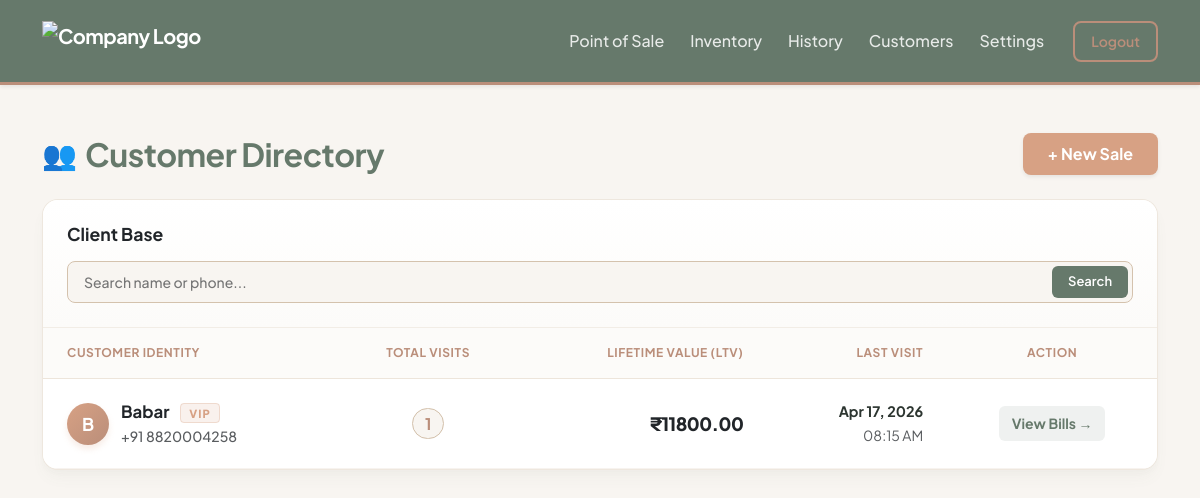
The app's page /billing/customers (signed in), older data.
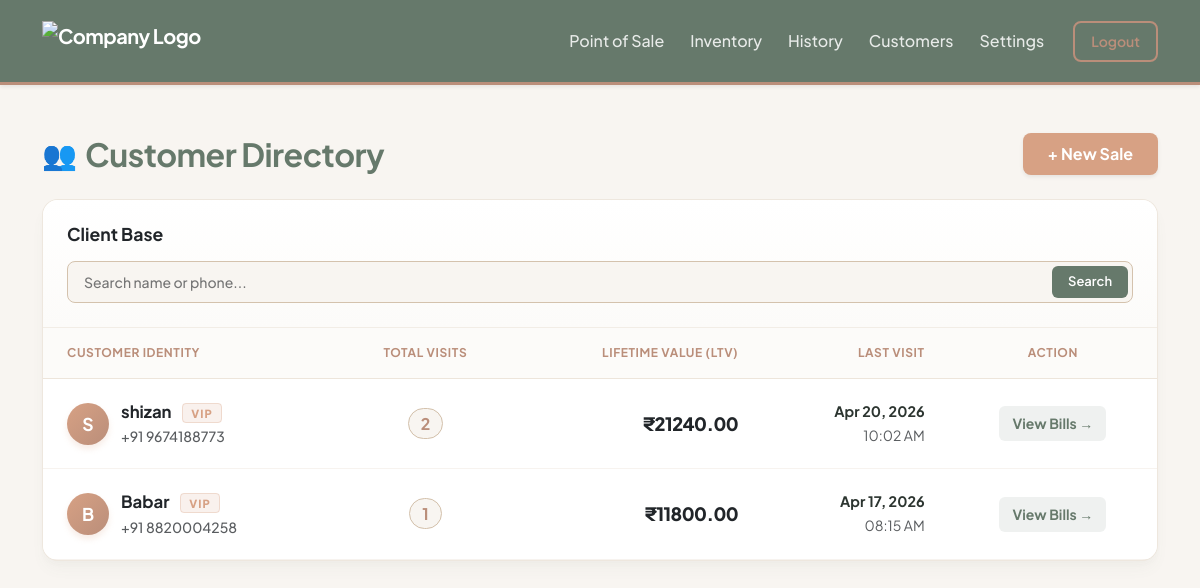
The same page, newer data.
### core/models.py (models this page shows)
class Customer(db.Model):
    __tablename__ = 'customers'
    id = db.Column(db.Integer, primary_key=True)
    company_id = db.Column(db.Integer, db.ForeignKey('companies.id'), nullable=False) # ISOLATION
    name = db.Column(db.String(100), nullable=False)
    phone_number = db.Column(db.String(15), nullable=False) # Removed unique=True so diff companies can have same customer
    created_at = db.Column(db.DateTime, default=datetime.utcnow)
    invoices = db.relationship('Invoice', backref='customer', lazy=True)

### core/billing/routes.py (the view, shortened to what this page needs)
@billing_bp.route('/customers')
def customers_directory():
    company_id = session.get('company_id')
    if not company_id:
        flash("Please log in to view your customers.", "warning")
        return redirect(url_for('auth.login'))
    page = request.args.get('page', 1, type=int)
    search_query = request.args.get('search', '').strip()
    query = db.session.query(
        Customer,
        func.count(Invoice.id).label('total_visits'),
        func.sum(Invoice.grand_total).label('lifetime_value'),
        func.max(Invoice.created_at).label('last_visit')
    ).join(Invoice, Customer.id == Invoice.customer_id) \
     .filter(Invoice.company_id == company_id) \
     .group_by(Customer.id)
    pagination = query.order_by(func.max(Invoice.created_at).desc()).paginate(page=page, per_page=10)
    return render_template(
        'billing/customers.html',
        pagination=pagination,
        search_query=search_query
    )

### core/templates/billing/customers.html (shortened to what this page needs)
{% extends "base.html" %}
{% block content %}
<div class="row mt-4 mb-4">
    <div class="col-12 d-flex justify-content-between align-items-center">
        <div class="d-flex align-items-center">
            <span class="fs-3 me-2 text-taupe">👥</span>
            <h2 class="fw-bold mb-0" style="color: var(--color-sage); letter-spacing: -0.5px;">Customer Directory</h2>
        </div>
        <a href="/billing" class="btn fw-bold px-4 py-2 shadow-sm" style="background-color: var(--color-terracotta); color: white; border-radius: 8px;">+ New Sale</a>
    </div>
</div>
<div class="panel-card mb-5">
    <div class="panel-header">
        <h5 class="mb-0 fw-bold text-dark" style="font-size: 1.1rem;">Client Base</h5>
        <form method="GET" action="/billing/customers" class="compact-search w-100 w-md-auto">
            <input type="text" name="search" placeholder="Search name or phone..." value="{{ search_query or '' }}">
            <button type="submit">Search</button>
        </form>
    </div>
    <div class="table-responsive">
        <table class="table crm-table">
            <thead>
                <tr>
                    <th>Customer Identity</th>
                    <th class="text-center">Total Visits</th>
                    <th class="text-end">Lifetime Value (LTV)</th>
                    <th class="text-end">Last Visit</th>
                    <th class="text-center">Action</th>
                </tr>
            </thead>
            <tbody>
                {% for customer, total_visits, lifetime_value, last_visit in pagination.items %}
                <tr>
                    <td>
                        <div class="d-flex align-items-center">
                            <div class="avatar-circle">{{ customer.name[0]|upper }}</div>
                            <div>
                                <strong class="text-dark" style="font-size: 1.05rem;">{{ customer.name }}</strong>
                                {% if lifetime_value > 10000 or total_visits > 3 %}
                                    <span class="badge-vip">VIP</span>
                                {% endif %}
                                <br>
                                <small class="text-muted fw-medium">+91 {{ customer.phone_number }}</small>
                            </div>
                        </div>
                    </td>
                    <td class="text-center">
                        <span style="background: #F8F5F1; color: var(--color-taupe); padding: 4px 12px; border-radius: 50px; font-weight: 700; border: 1px solid var(--color-sand);">
                            {{ total_visits }}
                        </span>
                    </td>
                    <td class="text-end ltv-text">
                        ₹{{ "%.2f"|format(lifetime_value) }}
                    </td>
                    <td class="text-end">
                        <div class="fw-bold" style="color: var(--text-dark); font-size: 0.9rem;">{{ last_visit.strftime('%b %d, %Y') }}</div>
                        <small class="text-muted">{{ last_visit.strftime('%I:%M %p') }}</small>
                    </td>
                    <td class="text-center">
                        <a href="/billing/history?search={{ customer.phone_number }}" class="btn btn-sm text-sage fw-bold" style="background: rgba(102, 121, 107, 0.1); border-radius: 6px; padding: 6px 12px;">
                            View Bills →
                        </a>
                    </td>
                </tr>
                {% endfor %}
            </tbody>
        </table>
    </div>
</div>
{% endblock %}

### core/templates/base.html (shortened to what this page needs)
<!DOCTYPE html>
<html lang="en">
<head>
    <link href="https://cdn.jsdelivr.net/npm/bootstrap@5.3.0/dist/css/bootstrap.min.css" rel="stylesheet">
</head>
<body>
    <nav class="navbar navbar-expand-lg navbar-custom shadow-sm">
        <div class="container">
            {% if session.get('company_name') %}
            <a class="navbar-brand d-flex align-items-center" href="/billing/dashboard">
                {% if session.get('company_logo') %}
                <img src="{{ url_for('static', filename=session.get('company_logo')) }}" alt="Company Logo" height="40"
                    style="object-fit: contain; max-width: 180px;">
                {% else %}
                <span style="color: var(--color-terracotta);" class="me-2">🏢</span> {{ session.get('company_name') }}
                Workspace
                {% endif %}
            </a>
            {% elif session.get('is_developer') %}
            <a class="navbar-brand" href="/developer/dashboard">
                <span style="color: var(--color-sand);" class="me-2">⚙️</span> SuperAdmin Portal
            </a>
            {% else %}
            <a class="navbar-brand" href="/">
                <span style="color: var(--color-cream);" class="me-2">SaaS</span> Billing Platform
            </a>
            {% endif %}
            <div class="collapse navbar-collapse" id="navbarNav">
                <ul class="navbar-nav ms-auto align-items-center">
                    {% if session.get('company_id') %}
                    <li class="nav-item">
                        <a class="nav-link" href="/billing">Point of Sale</a>
                    </li>
                    <li class="nav-item">
                        <a class="nav-link" href="/inventory/add-product">Inventory</a>
                    </li>
                    <li class="nav-item">
                        <a class="nav-link" href="/billing/history">History</a>
                    </li>
                    <li class="nav-item">
                        <a class="nav-link" href="/billing/customers">Customers</a>
                    </li>
                    <li class="nav-item">
                        <a class="nav-link" href="/settings/">Settings</a>
                    </li>
                    <li class="nav-item ms-3">
                        <a class="btn btn-outline-taupe btn-sm px-3 py-2" href="/auth/logout">Logout</a>
                    </li>
                    {% endif %}
                </ul>
            </div>
        </div>
    </nav>
    <div class="container pb-5 mt-5">
        {% block content %}
        {% endblock %}
    </div>
</body>
</html>

### core/templates/base.html (style rules this page uses)
:root { --color-sand: #D4C2AD; --color-terracotta: #D7A184; --color-cream: #EFDFCC; --color-taupe: #BA8E7A; --color-sage: #66796B; --text-dark: #2C3530; --shadow-soft: 0 10px 30px rgba(102, 121, 107, 0.08); --shadow-hover: 0 15px 35px rgba(102, 121, 107, 0.15); }
body { background-color: #F8F5F1; font-family: 'Plus Jakarta Sans', sans-serif; color: var(--text-dark); -webkit-font-smoothing: antialiased; }
.navbar-custom { background-color: var(--color-sage) !important; padding: 1rem 0; border-bottom: 3px solid var(--color-taupe); }
.navbar-custom .navbar-brand { font-weight: 700; letter-spacing: -0.5px; color: #ffffff; }
.navbar-custom .nav-link { font-weight: 500; color: rgba(255, 255, 255, 0.85) !important; transition: all 0.2s ease; margin: 0 5px; }
.btn-outline-taupe { border: 2px solid var(--color-taupe); color: var(--color-taupe); font-weight: 600; border-radius: 8px; background: transparent; }
.text-sage { color: var(--color-sage) !important; }
.text-taupe { color: var(--color-taupe) !important; }

### core/templates/billing/customers.html (style rules this page uses)
.panel-card { background: #ffffff; border-radius: 16px; border: 1px solid rgba(212, 194, 173, 0.4); box-shadow: 0 4px 6px -1px rgba(102, 121, 107, 0.02), 0 10px 15px -3px rgba(102, 121, 107, 0.05); overflow: hidden; }
.panel-header { padding: 1.5rem; background: linear-gradient(180deg, #ffffff 0%, #fcfbf9 100%); border-bottom: 1px solid rgba(212, 194, 173, 0.3); display: flex; justify-content: space-between; align-items: center; flex-wrap: wrap; gap: 1rem; }
.compact-search { display: flex; background: #F8F5F1; border-radius: 8px; padding: 0.25rem; border: 1px solid var(--color-sand); transition: all 0.2s ease; }
.compact-search input { border: none; background: transparent; padding: 0.35rem 0.75rem; font-size: 0.875rem; font-weight: 500; outline: none; width: 100%; min-width: 200px; }
.compact-search button { background: var(--color-sage); color: white; border: none; border-radius: 6px; padding: 0.25rem 1rem; font-weight: 600; font-size: 0.8125rem; transition: background 0.2s; }
.crm-table { margin-bottom: 0; width: 100%; }
.crm-table th { font-size: 0.75rem; text-transform: uppercase; letter-spacing: 0.05em; color: var(--color-taupe); font-weight: 700; padding: 1rem 1.5rem; border-bottom: 1px solid rgba(212, 194, 173, 0.4); background: #fcfbf9; white-space: nowrap; }
.crm-table td { padding: 1.25rem 1.5rem; vertical-align: middle; border-bottom: 1px solid rgba(212, 194, 173, 0.2); transition: background-color 0.2s; }
.avatar-circle { width: 42px; height: 42px; border-radius: 50%; background: linear-gradient(135deg, var(--color-terracotta), var(--color-taupe)); color: white; display: flex; align-items: center; justify-content: center; font-weight: 700; font-size: 1.1rem; margin-right: 12px; box-shadow: 0 4px 6px rgba(215, 161, 132, 0.2); }
.badge-vip { background: rgba(215, 161, 132, 0.15); color: var(--color-terracotta); border: 1px solid rgba(215, 161, 132, 0.3); padding: 2px 8px; border-radius: 4px; font-size: 0.7rem; font-weight: 800; text-transform: uppercase; letter-spacing: 1px; margin-left: 8px; }
.ltv-text { color: var(--color-sage); font-weight: 800; font-size: 1.15rem; letter-spacing: -0.5px; }

Row changes from the older to the newer data that the page shows:
added Customer: name "S", name "shizan", phone_number "9674188773", id "2", lifetime_value "21240.00", strftime "Apr 20, 2026", strftime "10:02 AM"
